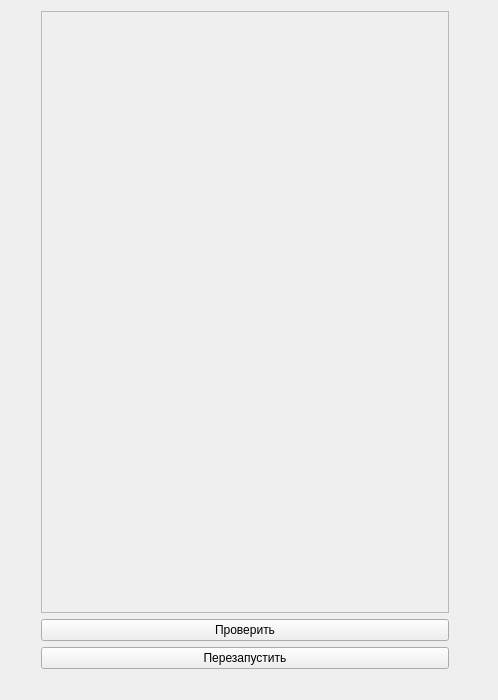
<?xml version="1.0" encoding="UTF-8"?>
<ui version="4.0">
 <class>MainWindow</class>
 <widget class="QWidget" name="MainWindow">
  <property name="geometry">
   <rect>
    <x>0</x>
    <y>0</y>
    <width>498</width>
    <height>700</height>
   </rect>
  </property>
  <property name="windowTitle">
   <string>Игра</string>
  </property>
  <layout class="QGridLayout" name="gridLayout">
   <item row="0" column="0">
    <spacer name="horizontalSpacer">
     <property name="orientation">
      <enum>Qt::Horizontal</enum>
     </property>
     <property name="sizeType">
      <enum>QSizePolicy::Fixed</enum>
     </property>
     <property name="sizeHint" stdset="0">
      <size>
       <width>30</width>
       <height>20</height>
      </size>
     </property>
    </spacer>
   </item>
   <item row="0" column="1">
    <widget class="QScrollArea" name="input_lines_scroll_area">
     <property name="widgetResizable">
      <bool>true</bool>
     </property>
     <widget class="QWidget" name="scrollAreaWidgetContents">
      <property name="geometry">
       <rect>
        <x>0</x>
        <y>0</y>
        <width>398</width>
        <height>583</height>
       </rect>
      </property>
     </widget>
    </widget>
   </item>
   <item row="2" column="1">
    <widget class="QPushButton" name="check_button">
     <property name="sizePolicy">
      <sizepolicy hsizetype="Expanding" vsizetype="Fixed">
       <horstretch>0</horstretch>
       <verstretch>0</verstretch>
      </sizepolicy>
     </property>
     <property name="text">
      <string>Проверить</string>
     </property>
    </widget>
   </item>
   <item row="3" column="1">
    <widget class="QPushButton" name="restart_button">
     <property name="text">
      <string>Перезапустить</string>
     </property>
    </widget>
   </item>
   <item row="4" column="1">
    <widget class="QLabel" name="result_label">
     <property name="sizePolicy">
      <sizepolicy hsizetype="Expanding" vsizetype="Fixed">
       <horstretch>0</horstretch>
       <verstretch>0</verstretch>
      </sizepolicy>
     </property>
     <property name="layoutDirection">
      <enum>Qt::LeftToRight</enum>
     </property>
     <property name="text">
      <string/>
     </property>
     <property name="alignment">
      <set>Qt::AlignCenter</set>
     </property>
    </widget>
   </item>
   <item row="0" column="2">
    <widget class="QPushButton" name="quit_button">
     <property name="sizePolicy">
      <sizepolicy hsizetype="Fixed" vsizetype="Fixed">
       <horstretch>0</horstretch>
       <verstretch>0</verstretch>
      </sizepolicy>
     </property>
     <property name="styleSheet">
      <string notr="true">QPushButton { 
	background-color: transparent; 
	border: 0px 
}</string>
     </property>
     <property name="text">
      <string/>
     </property>
    </widget>
   </item>
  </layout>
 </widget>
 <resources/>
 <connections/>
</ui>
